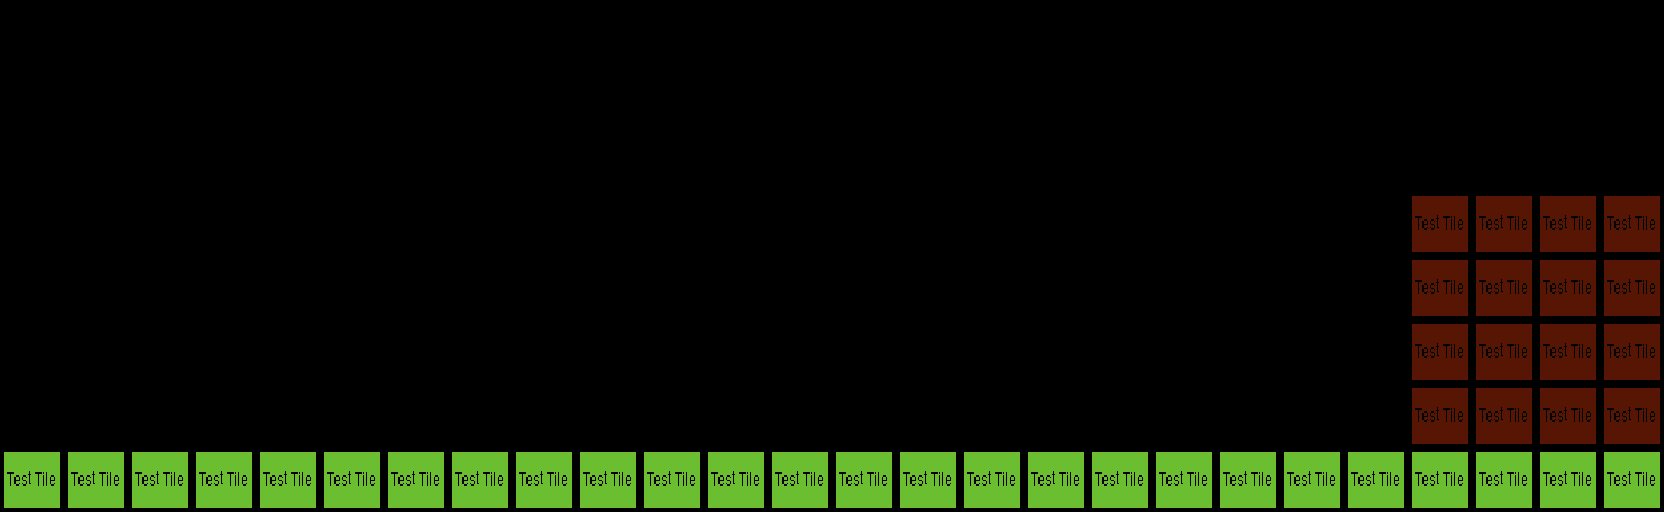

Tiled map render using the project's own tile images. Description and the whole map definition, tile-layer contents included, below:
An orthogonal 26x8 tile map with 64x64 px tiles, 1 tile layer (Foreground) and 12 objects.

<map version="1.10" tiledversion="1.11.2" orientation="orthogonal" renderorder="right-down" width="26" height="8" tilewidth="64" tileheight="64" infinite="0" nextlayerid="12" nextobjectid="20">
 <editorsettings>
  <export target="../Tilemaps/testWorld2.lua" format="lua" />
 </editorsettings>
 <tileset firstgid="1" name="TestTileSet1" tilewidth="64" tileheight="64" tilecount="64" columns="8">
  <image source="../Tilesets/TestTileSet1.png" width="512" height="512" />
 </tileset>
 <layer id="1" name="Foreground" width="26" height="8">
  <data encoding="csv">
0,0,0,0,0,0,0,0,0,0,0,0,0,0,0,0,0,0,0,0,0,0,0,0,0,0,
0,0,0,0,0,0,0,0,0,0,0,0,0,0,0,0,0,0,0,0,0,0,0,0,0,0,
0,0,0,0,0,0,0,0,0,0,0,0,0,0,0,0,0,0,0,0,0,0,0,0,0,0,
0,0,0,0,0,0,0,0,0,0,0,0,0,0,0,0,0,0,0,0,0,0,2,2,2,2,
0,0,0,0,0,0,0,0,0,0,0,0,0,0,0,0,0,0,0,0,0,0,2,2,2,2,
0,0,0,0,0,0,0,0,0,0,0,0,0,0,0,0,0,0,0,0,0,0,2,2,2,2,
0,0,0,0,0,0,0,0,0,0,0,0,0,0,0,0,0,0,0,0,0,0,2,2,2,2,
1,1,1,1,1,1,1,1,1,1,1,1,1,1,1,1,1,1,1,1,1,1,1,1,1,1
</data>
 </layer>
 <group id="2" name="Terrain">
  <objectgroup id="3" name="Walls">
   <object id="1" x="0" y="0" height="448" />
   <object id="2" x="1664" y="0" height="448" />
   <object id="10" x="1408" y="192" height="256" />
   <object id="16" x="896.375" y="383.875" height="64" />
  </objectgroup>
  <objectgroup id="4" name="Ground">
   <object id="3" x="0" y="448" width="1664" />
   <object id="9" x="1408" y="192" width="256" />
   <object id="11" x="512" y="448">
    <polygon points="0,0 384,-64 384,0" />
   </object>
  </objectgroup>
 </group>
 <objectgroup id="6" name="TeleportPoints">
  <object id="7" x="192" y="384">
   <point />
  </object>
  <object id="19" x="1472" y="128">
   <point />
  </object>
 </objectgroup>
 <group id="9" name="Interactables">
  <objectgroup id="7" name="LoadingZones">
   <object id="6" x="0" y="320" width="128" height="128">
    <properties>
     <property name="MapToLoad" type="file" value="../Tilemaps/testWorld1.lua" />
     <property name="TeleportPointID" type="int" value="23" />
    </properties>
   </object>
   <object id="15" x="1536" y="64" width="128" height="128">
    <properties>
     <property name="MapToLoad" type="file" value="../Tilemaps/testWorld3.lua" />
     <property name="TeleportPointID" type="int" value="15" />
    </properties>
   </object>
  </objectgroup>
 </group>
 <group id="11" name="PhysicsObjects">
  <objectgroup id="8" name="Crates">
   <object id="8" x="704" y="128" width="64" height="64">
    <properties>
     <property name="CanHold" type="bool" value="true" />
    </properties>
   </object>
  </objectgroup>
 </group>
</map>